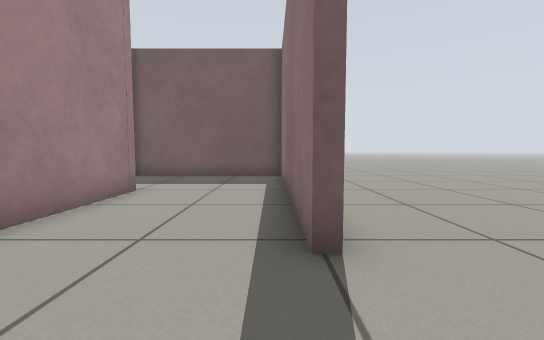
view 1 (above)

20 first-person views from a walk through a robot-simulator world made for Gazebo. The camera is 0.5 m above the floor, tilts 4° down and sees 90° across. The floor is counted in squares, 0.5 m on a side. Each view is taken from the middle of a square. On the plan, view 1 faces up. The plan holds only what a view shows up to about 11 squares ahead; the rest is blank.

view 2
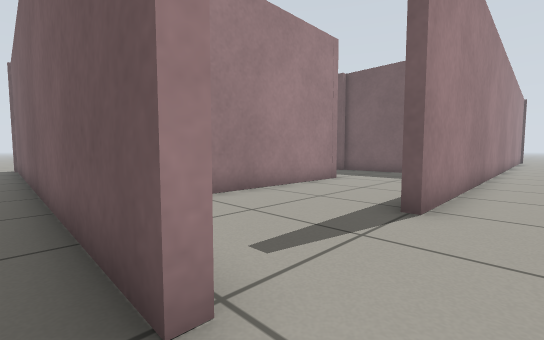

view 3
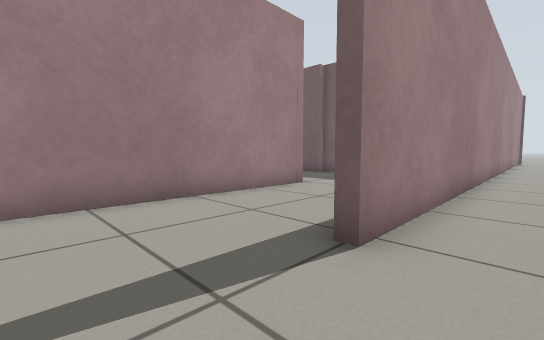

view 4
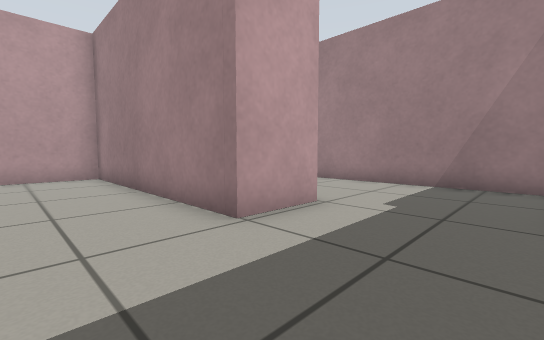

view 5
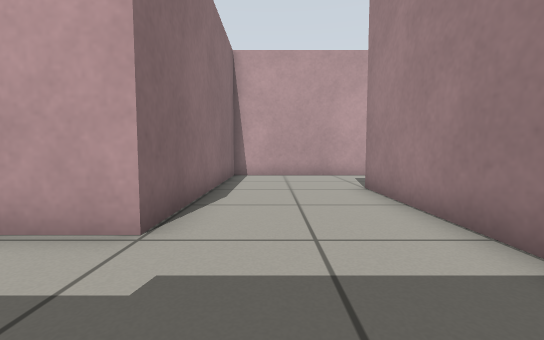

view 6
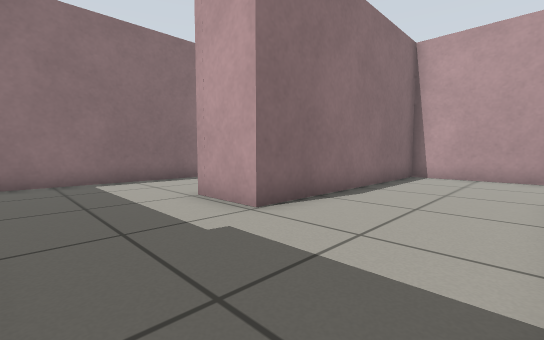

view 7
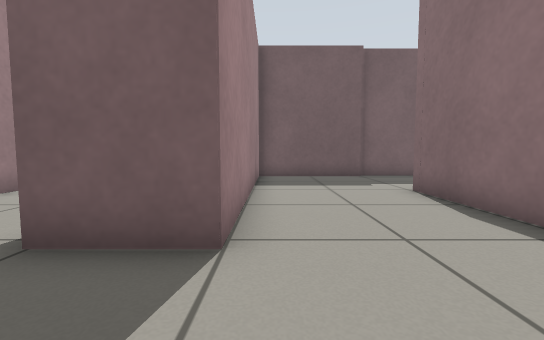

view 8
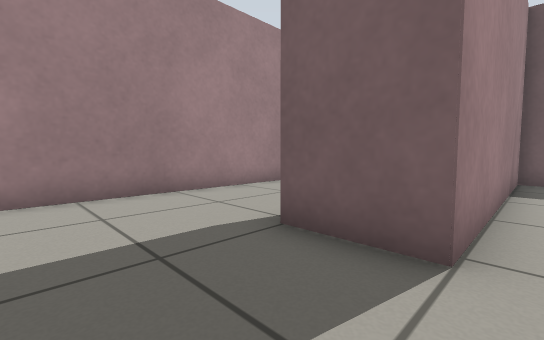

view 9
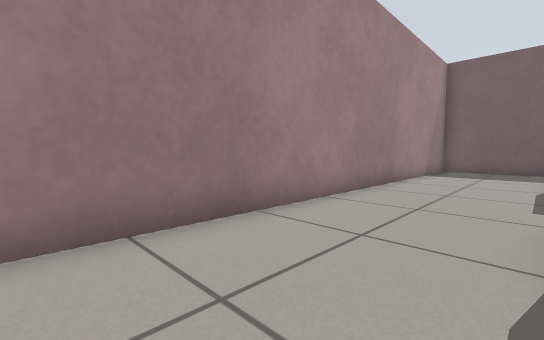

view 10
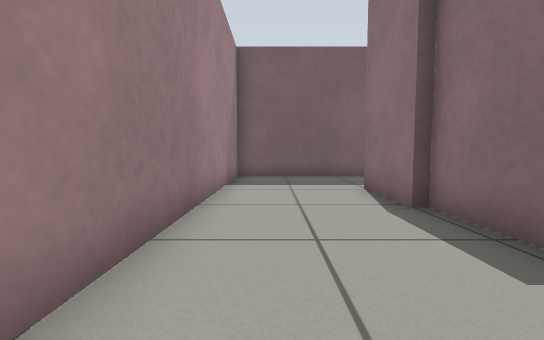

view 11
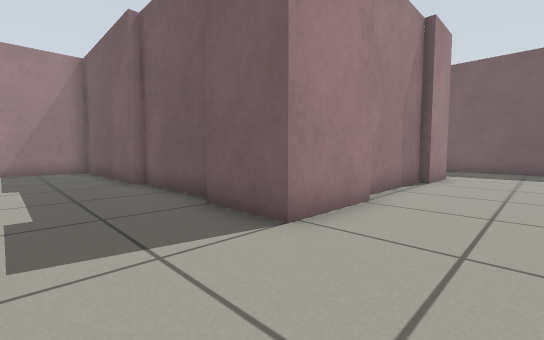

view 12
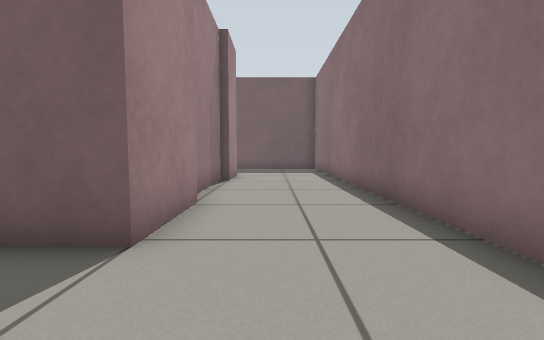

view 13
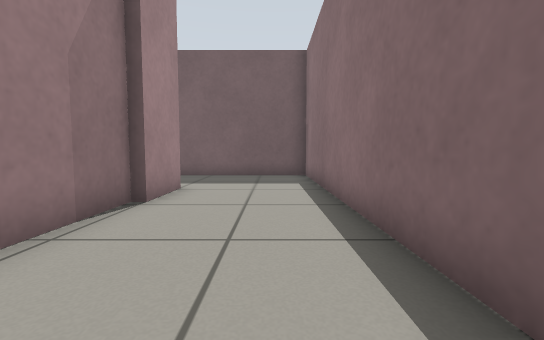

view 14
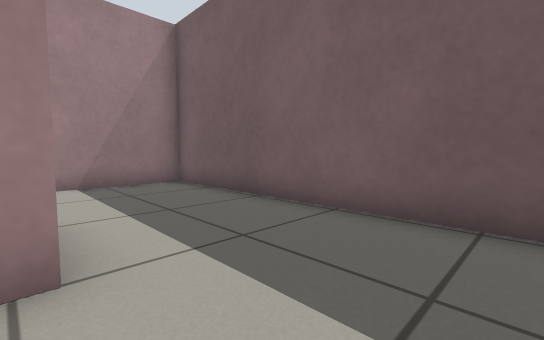

view 15
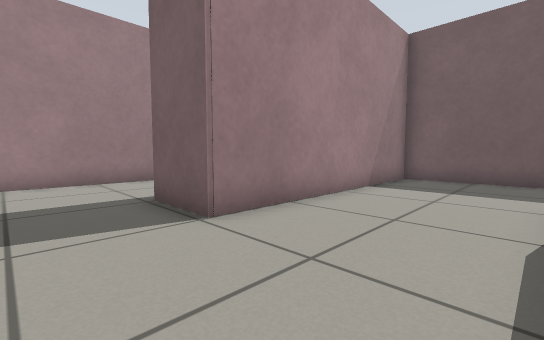

view 16
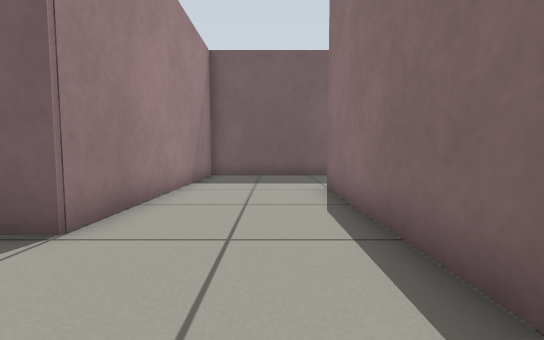

view 17
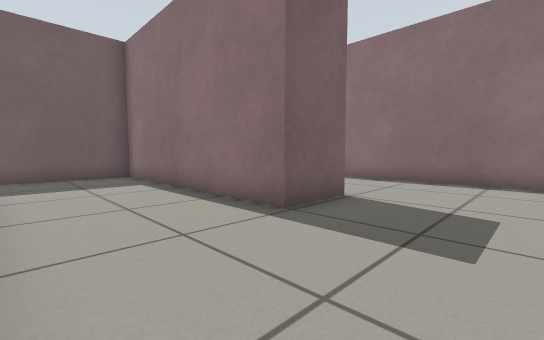

view 18
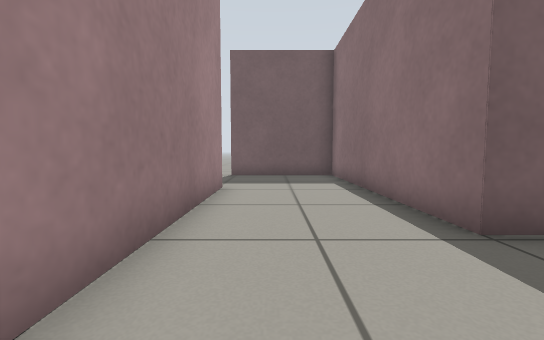

view 19
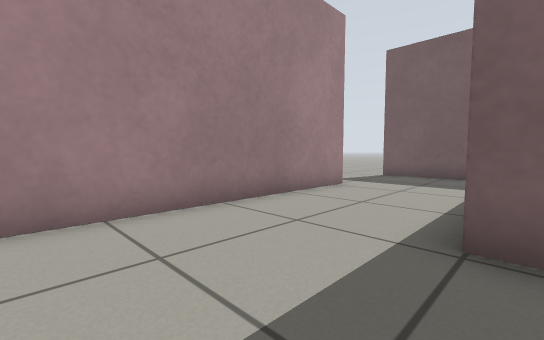

view 20
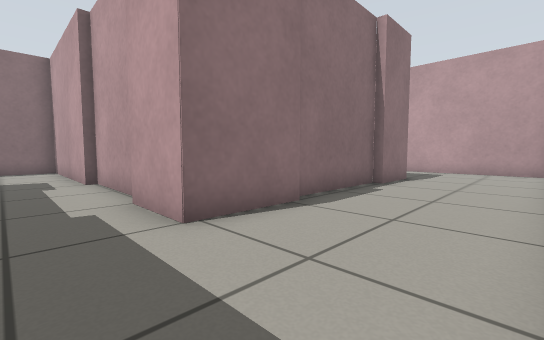

### Floor plan
Points are (right, up) in squares from view 1. A wall is a line through its corners. A room is listed if a view was taken in it or the views show most of it. See-through windows are left out.
Room 1 (views 1, 4)
walls: (-3.4, 6.8) (-3.4, -1.1) (-0.9, -1.1); (0.4, 2.5) (0.4, 10.6); (0.5, 11) (-3.5, 11)
ways out: opening at (0, 1) to room 3; opening at (-4.5, 9) to room 4
Room 2 (view 2)
walls: (0.7, -1.4) (-13.3, -1.4)
ways out: opening at (1.5, -1) to room 3
Room 3 (view 3)
walls: (0.7, 14.5) (0.7, 2.5)
ways out: opening at (0, 1) to room 1; opening at (1.5, -1) to room 2
Room 4 (views 5, 6, 7, 8)
walls: (-5.5, 10.7) (-9.5, 10.7) (-9.5, 2.7); (-9.4, -1.1) (-5.5, -1.1) (-5.5, 6.8) (-3.4, 6.8); (-3.5, 11) (-5.5, 11)
ways out: opening at (-4.5, 9) to room 1; opening at (-10.5, 1) to room 5
Room 5 (views 9, 10, 11, 12, 13, 14, 20)
walls: (-8.6, 11) (-5.5, 11); (-5.6, 11.3) (-0.9, 11.3); (-9.5, 14.8) (-15.4, 14.8) (-15.4, -0.1); (-6, 15.1) (-9.6, 15.1); (-11.5, 8.7) (-11.5, 11.3) (-9.5, 11.3); (-3.4, 17.4) (-3.4, 14.8) (-5.6, 14.8); (-11.2, 4.8) (-11.2, 8.7); (0.4, 12.5) (0.4, 27.1) (-5.5, 27.1); (-9.5, 2.7) (-11.5, 2.7) (-11.5, 4.8); (-3.8, 21.4) (-3.8, 17.9); (-3.4, 23.4) (-3.4, 21.2); (-10.9, -1.1) (-9.4, -1.1); (-15.1, -1.1) (-13.3, -1.1)
ways out: opening at (-10.5, 1) to room 4; opening at (-4.5, 25) to room 6
Room 6 (views 15, 16)
walls: (-5.5, 15.9) (-5.5, 23.4); (-5.5, 27.1) (-9.5, 27.1) (-9.5, 19.2)
ways out: opening at (-4.5, 25) to room 5; opening at (-10.5, 17) to room 7
Room 7 (views 17, 18, 19)
walls: (-15.4, 23.5) (-15.4, 15.9); (-9.5, 19.2) (-11.5, 19.2) (-11.5, 27.1) (-15.7, 27.1)
ways out: opening at (-10.5, 17) to room 6

Where each view was taken, in squares from view 1:
view 1: 0 up, 0 right, facing up
view 2: 2 down, 2 right, facing up-left
view 3: 0 up, 2 right, facing up-left
view 4: 10 up, 1 left, facing down-left
view 5: 10 up, 7 left, facing down
view 6: 10 up, 9 left, facing down-right
view 7: 0 up, 9 left, facing up
view 8: 0 up, 9 left, facing up-left
view 9: 0 up, 12 left, facing up-left
view 10: 4 up, 14 left, facing up
view 11: 12 up, 1 left, facing up-left
view 12: 12 up, 2 left, facing up
view 13: 16 up, 1 left, facing up
view 14: 23 up, 1 left, facing up-left
view 15: 17 up, 6 left, facing up-left
view 16: 16 up, 7 left, facing up
view 17: 16 up, 15 left, facing up-right
view 18: 16 up, 14 left, facing up
view 19: 16 up, 11 left, facing up-left
view 20: 13 up, 15 left, facing down-right
